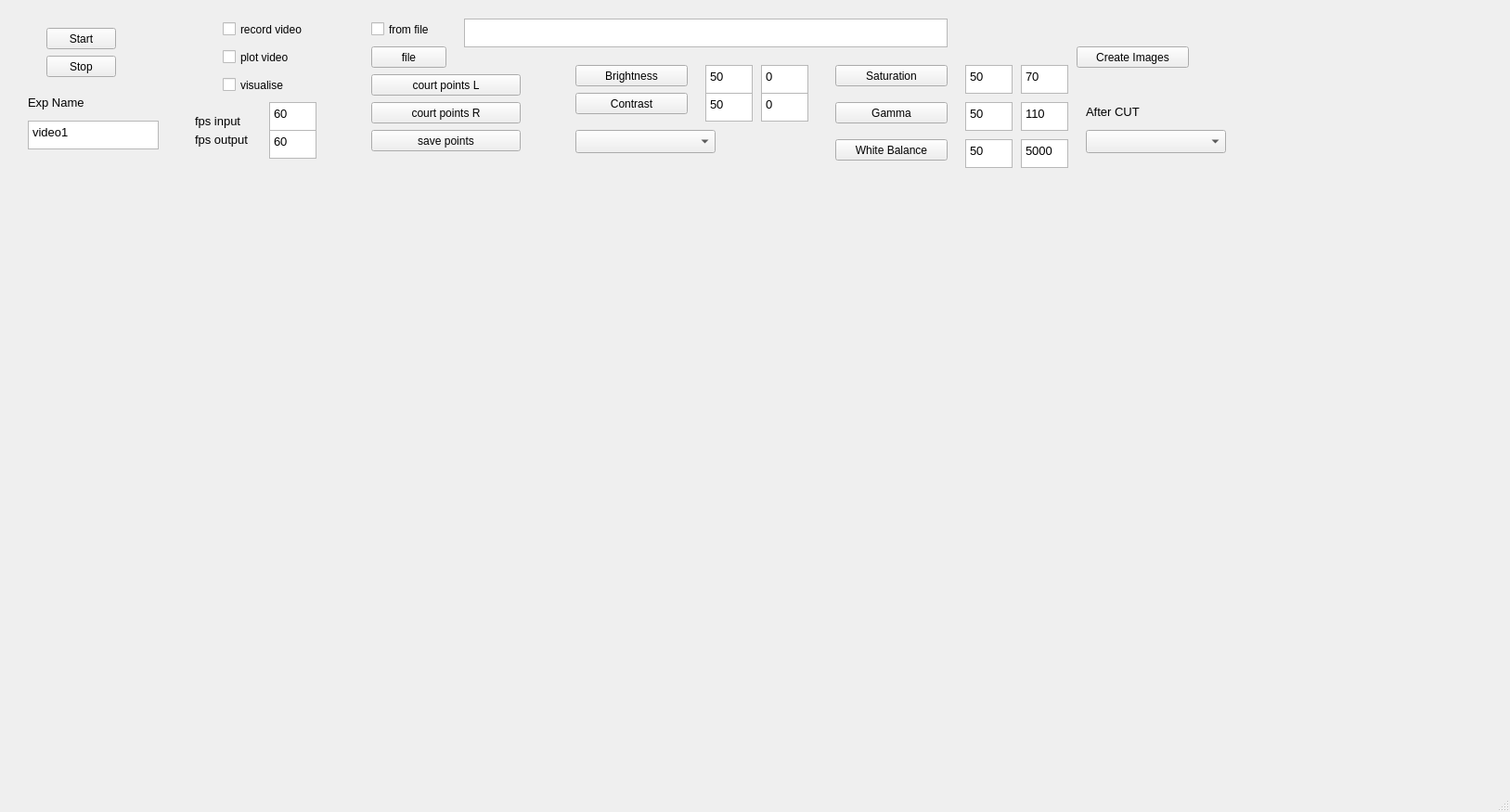
<?xml version="1.0" encoding="UTF-8"?>
<ui version="4.0">
 <class>MainWindow</class>
 <widget class="QMainWindow" name="MainWindow">
  <property name="geometry">
   <rect>
    <x>0</x>
    <y>0</y>
    <width>1627</width>
    <height>875</height>
   </rect>
  </property>
  <property name="windowTitle">
   <string>MainWindow</string>
  </property>
  <widget class="QWidget" name="centralwidget">
   <widget class="QPushButton" name="start_pushButton">
    <property name="geometry">
     <rect>
      <x>50</x>
      <y>30</y>
      <width>75</width>
      <height>23</height>
     </rect>
    </property>
    <property name="text">
     <string>Start</string>
    </property>
   </widget>
   <widget class="QPushButton" name="stop_pushButton">
    <property name="geometry">
     <rect>
      <x>50</x>
      <y>60</y>
      <width>75</width>
      <height>23</height>
     </rect>
    </property>
    <property name="text">
     <string>Stop</string>
    </property>
   </widget>
   <widget class="QTextEdit" name="fps_textEdit">
    <property name="geometry">
     <rect>
      <x>290</x>
      <y>110</y>
      <width>51</width>
      <height>31</height>
     </rect>
    </property>
    <property name="font">
     <font>
      <pointsize>10</pointsize>
     </font>
    </property>
    <property name="html">
     <string>&lt;!DOCTYPE HTML PUBLIC &quot;-//W3C//DTD HTML 4.0//EN&quot; &quot;http://www.w3.org/TR/REC-html40/strict.dtd&quot;&gt;
&lt;html&gt;&lt;head&gt;&lt;meta name=&quot;qrichtext&quot; content=&quot;1&quot; /&gt;&lt;style type=&quot;text/css&quot;&gt;
p, li { white-space: pre-wrap; }
&lt;/style&gt;&lt;/head&gt;&lt;body style=&quot; font-family:'Ubuntu'; font-size:10pt; font-weight:400; font-style:normal;&quot;&gt;
&lt;p style=&quot; margin-top:0px; margin-bottom:0px; margin-left:0px; margin-right:0px; -qt-block-indent:0; text-indent:0px;&quot;&gt;&lt;span style=&quot; font-family:'MS Shell Dlg 2';&quot;&gt;60&lt;/span&gt;&lt;/p&gt;&lt;/body&gt;&lt;/html&gt;</string>
    </property>
   </widget>
   <widget class="QLabel" name="label_11">
    <property name="geometry">
     <rect>
      <x>210</x>
      <y>120</y>
      <width>61</width>
      <height>20</height>
     </rect>
    </property>
    <property name="font">
     <font>
      <pointsize>10</pointsize>
     </font>
    </property>
    <property name="text">
     <string>fps input</string>
    </property>
   </widget>
   <widget class="QTextEdit" name="fps_repetition_textEdit">
    <property name="geometry">
     <rect>
      <x>290</x>
      <y>140</y>
      <width>51</width>
      <height>31</height>
     </rect>
    </property>
    <property name="font">
     <font>
      <pointsize>10</pointsize>
     </font>
    </property>
    <property name="html">
     <string>&lt;!DOCTYPE HTML PUBLIC &quot;-//W3C//DTD HTML 4.0//EN&quot; &quot;http://www.w3.org/TR/REC-html40/strict.dtd&quot;&gt;
&lt;html&gt;&lt;head&gt;&lt;meta name=&quot;qrichtext&quot; content=&quot;1&quot; /&gt;&lt;style type=&quot;text/css&quot;&gt;
p, li { white-space: pre-wrap; }
&lt;/style&gt;&lt;/head&gt;&lt;body style=&quot; font-family:'Ubuntu'; font-size:10pt; font-weight:400; font-style:normal;&quot;&gt;
&lt;p style=&quot; margin-top:0px; margin-bottom:0px; margin-left:0px; margin-right:0px; -qt-block-indent:0; text-indent:0px;&quot;&gt;&lt;span style=&quot; font-family:'MS Shell Dlg 2';&quot;&gt;60&lt;/span&gt;&lt;/p&gt;&lt;/body&gt;&lt;/html&gt;</string>
    </property>
   </widget>
   <widget class="QLabel" name="label_13">
    <property name="geometry">
     <rect>
      <x>210</x>
      <y>140</y>
      <width>101</width>
      <height>20</height>
     </rect>
    </property>
    <property name="font">
     <font>
      <pointsize>10</pointsize>
     </font>
    </property>
    <property name="text">
     <string>fps output</string>
    </property>
   </widget>
   <widget class="QLabel" name="initFrame_label">
    <property name="geometry">
     <rect>
      <x>10</x>
      <y>190</y>
      <width>721</width>
      <height>611</height>
     </rect>
    </property>
    <property name="autoFillBackground">
     <bool>true</bool>
    </property>
    <property name="text">
     <string/>
    </property>
   </widget>
   <widget class="QCheckBox" name="checkBox_record_video">
    <property name="geometry">
     <rect>
      <x>240</x>
      <y>20</y>
      <width>131</width>
      <height>23</height>
     </rect>
    </property>
    <property name="text">
     <string>record video</string>
    </property>
   </widget>
   <widget class="QCheckBox" name="checkBox_plot_video">
    <property name="geometry">
     <rect>
      <x>240</x>
      <y>50</y>
      <width>131</width>
      <height>23</height>
     </rect>
    </property>
    <property name="text">
     <string>plot video</string>
    </property>
   </widget>
   <widget class="QPushButton" name="brightness_pushButton">
    <property name="geometry">
     <rect>
      <x>620</x>
      <y>70</y>
      <width>121</width>
      <height>23</height>
     </rect>
    </property>
    <property name="text">
     <string>Brightness</string>
    </property>
   </widget>
   <widget class="QTextEdit" name="brightness_textEdit">
    <property name="geometry">
     <rect>
      <x>760</x>
      <y>70</y>
      <width>51</width>
      <height>31</height>
     </rect>
    </property>
    <property name="font">
     <font>
      <pointsize>10</pointsize>
     </font>
    </property>
    <property name="html">
     <string>&lt;!DOCTYPE HTML PUBLIC &quot;-//W3C//DTD HTML 4.0//EN&quot; &quot;http://www.w3.org/TR/REC-html40/strict.dtd&quot;&gt;
&lt;html&gt;&lt;head&gt;&lt;meta name=&quot;qrichtext&quot; content=&quot;1&quot; /&gt;&lt;style type=&quot;text/css&quot;&gt;
p, li { white-space: pre-wrap; }
&lt;/style&gt;&lt;/head&gt;&lt;body style=&quot; font-family:'Ubuntu'; font-size:10pt; font-weight:400; font-style:normal;&quot;&gt;
&lt;p style=&quot; margin-top:0px; margin-bottom:0px; margin-left:0px; margin-right:0px; -qt-block-indent:0; text-indent:0px;&quot;&gt;&lt;span style=&quot; font-family:'MS Shell Dlg 2';&quot;&gt;50&lt;/span&gt;&lt;/p&gt;&lt;/body&gt;&lt;/html&gt;</string>
    </property>
   </widget>
   <widget class="QPushButton" name="contrast_pushButton">
    <property name="geometry">
     <rect>
      <x>620</x>
      <y>100</y>
      <width>121</width>
      <height>23</height>
     </rect>
    </property>
    <property name="text">
     <string>Contrast</string>
    </property>
   </widget>
   <widget class="QTextEdit" name="contrast_textEdit">
    <property name="geometry">
     <rect>
      <x>760</x>
      <y>100</y>
      <width>51</width>
      <height>31</height>
     </rect>
    </property>
    <property name="font">
     <font>
      <pointsize>10</pointsize>
     </font>
    </property>
    <property name="html">
     <string>&lt;!DOCTYPE HTML PUBLIC &quot;-//W3C//DTD HTML 4.0//EN&quot; &quot;http://www.w3.org/TR/REC-html40/strict.dtd&quot;&gt;
&lt;html&gt;&lt;head&gt;&lt;meta name=&quot;qrichtext&quot; content=&quot;1&quot; /&gt;&lt;style type=&quot;text/css&quot;&gt;
p, li { white-space: pre-wrap; }
&lt;/style&gt;&lt;/head&gt;&lt;body style=&quot; font-family:'Ubuntu'; font-size:10pt; font-weight:400; font-style:normal;&quot;&gt;
&lt;p style=&quot; margin-top:0px; margin-bottom:0px; margin-left:0px; margin-right:0px; -qt-block-indent:0; text-indent:0px;&quot;&gt;&lt;span style=&quot; font-family:'MS Shell Dlg 2';&quot;&gt;50&lt;/span&gt;&lt;/p&gt;&lt;/body&gt;&lt;/html&gt;</string>
    </property>
   </widget>
   <widget class="QLabel" name="initFrame2_label">
    <property name="geometry">
     <rect>
      <x>760</x>
      <y>190</y>
      <width>851</width>
      <height>621</height>
     </rect>
    </property>
    <property name="autoFillBackground">
     <bool>true</bool>
    </property>
    <property name="text">
     <string/>
    </property>
   </widget>
   <widget class="QTextEdit" name="folder_name_textEdit">
    <property name="geometry">
     <rect>
      <x>500</x>
      <y>20</y>
      <width>521</width>
      <height>31</height>
     </rect>
    </property>
    <property name="font">
     <font>
      <pointsize>10</pointsize>
     </font>
    </property>
    <property name="html">
     <string>&lt;!DOCTYPE HTML PUBLIC &quot;-//W3C//DTD HTML 4.0//EN&quot; &quot;http://www.w3.org/TR/REC-html40/strict.dtd&quot;&gt;
&lt;html&gt;&lt;head&gt;&lt;meta name=&quot;qrichtext&quot; content=&quot;1&quot; /&gt;&lt;style type=&quot;text/css&quot;&gt;
p, li { white-space: pre-wrap; }
&lt;/style&gt;&lt;/head&gt;&lt;body style=&quot; font-family:'Ubuntu'; font-size:10pt; font-weight:400; font-style:normal;&quot;&gt;
&lt;p style=&quot;-qt-paragraph-type:empty; margin-top:0px; margin-bottom:0px; margin-left:0px; margin-right:0px; -qt-block-indent:0; text-indent:0px;&quot;&gt;&lt;br /&gt;&lt;/p&gt;&lt;/body&gt;&lt;/html&gt;</string>
    </property>
   </widget>
   <widget class="QCheckBox" name="checkBox_visualise">
    <property name="geometry">
     <rect>
      <x>240</x>
      <y>80</y>
      <width>131</width>
      <height>23</height>
     </rect>
    </property>
    <property name="text">
     <string>visualise</string>
    </property>
   </widget>
   <widget class="QCheckBox" name="checkBox_from_file">
    <property name="geometry">
     <rect>
      <x>400</x>
      <y>20</y>
      <width>131</width>
      <height>23</height>
     </rect>
    </property>
    <property name="text">
     <string>from file</string>
    </property>
   </widget>
   <widget class="QTextEdit" name="exp_name_textEdit">
    <property name="geometry">
     <rect>
      <x>30</x>
      <y>130</y>
      <width>141</width>
      <height>31</height>
     </rect>
    </property>
    <property name="font">
     <font>
      <pointsize>10</pointsize>
     </font>
    </property>
    <property name="html">
     <string>&lt;!DOCTYPE HTML PUBLIC &quot;-//W3C//DTD HTML 4.0//EN&quot; &quot;http://www.w3.org/TR/REC-html40/strict.dtd&quot;&gt;
&lt;html&gt;&lt;head&gt;&lt;meta name=&quot;qrichtext&quot; content=&quot;1&quot; /&gt;&lt;style type=&quot;text/css&quot;&gt;
p, li { white-space: pre-wrap; }
&lt;/style&gt;&lt;/head&gt;&lt;body style=&quot; font-family:'Ubuntu'; font-size:10pt; font-weight:400; font-style:normal;&quot;&gt;
&lt;p style=&quot; margin-top:0px; margin-bottom:0px; margin-left:0px; margin-right:0px; -qt-block-indent:0; text-indent:0px;&quot;&gt;video1&lt;/p&gt;&lt;/body&gt;&lt;/html&gt;</string>
    </property>
   </widget>
   <widget class="QLabel" name="label_12">
    <property name="geometry">
     <rect>
      <x>30</x>
      <y>100</y>
      <width>121</width>
      <height>20</height>
     </rect>
    </property>
    <property name="font">
     <font>
      <pointsize>10</pointsize>
     </font>
    </property>
    <property name="text">
     <string>Exp Name</string>
    </property>
   </widget>
   <widget class="QPushButton" name="create_images_pushButton">
    <property name="geometry">
     <rect>
      <x>1160</x>
      <y>50</y>
      <width>121</width>
      <height>23</height>
     </rect>
    </property>
    <property name="text">
     <string>Create Images</string>
    </property>
   </widget>
   <widget class="QTextEdit" name="saturation_textEdit">
    <property name="geometry">
     <rect>
      <x>1040</x>
      <y>70</y>
      <width>51</width>
      <height>31</height>
     </rect>
    </property>
    <property name="font">
     <font>
      <pointsize>10</pointsize>
     </font>
    </property>
    <property name="html">
     <string>&lt;!DOCTYPE HTML PUBLIC &quot;-//W3C//DTD HTML 4.0//EN&quot; &quot;http://www.w3.org/TR/REC-html40/strict.dtd&quot;&gt;
&lt;html&gt;&lt;head&gt;&lt;meta name=&quot;qrichtext&quot; content=&quot;1&quot; /&gt;&lt;style type=&quot;text/css&quot;&gt;
p, li { white-space: pre-wrap; }
&lt;/style&gt;&lt;/head&gt;&lt;body style=&quot; font-family:'Ubuntu'; font-size:10pt; font-weight:400; font-style:normal;&quot;&gt;
&lt;p style=&quot; margin-top:0px; margin-bottom:0px; margin-left:0px; margin-right:0px; -qt-block-indent:0; text-indent:0px;&quot;&gt;&lt;span style=&quot; font-family:'MS Shell Dlg 2';&quot;&gt;50&lt;/span&gt;&lt;/p&gt;&lt;/body&gt;&lt;/html&gt;</string>
    </property>
   </widget>
   <widget class="QPushButton" name="saturation_pushButton">
    <property name="geometry">
     <rect>
      <x>900</x>
      <y>70</y>
      <width>121</width>
      <height>23</height>
     </rect>
    </property>
    <property name="text">
     <string>Saturation</string>
    </property>
   </widget>
   <widget class="QTextEdit" name="contrast_textEdit_3">
    <property name="geometry">
     <rect>
      <x>1100</x>
      <y>70</y>
      <width>51</width>
      <height>31</height>
     </rect>
    </property>
    <property name="font">
     <font>
      <pointsize>10</pointsize>
     </font>
    </property>
    <property name="html">
     <string>&lt;!DOCTYPE HTML PUBLIC &quot;-//W3C//DTD HTML 4.0//EN&quot; &quot;http://www.w3.org/TR/REC-html40/strict.dtd&quot;&gt;
&lt;html&gt;&lt;head&gt;&lt;meta name=&quot;qrichtext&quot; content=&quot;1&quot; /&gt;&lt;style type=&quot;text/css&quot;&gt;
p, li { white-space: pre-wrap; }
&lt;/style&gt;&lt;/head&gt;&lt;body style=&quot; font-family:'Ubuntu'; font-size:10pt; font-weight:400; font-style:normal;&quot;&gt;
&lt;p style=&quot; margin-top:0px; margin-bottom:0px; margin-left:0px; margin-right:0px; -qt-block-indent:0; text-indent:0px;&quot;&gt;&lt;span style=&quot; font-family:'MS Shell Dlg 2';&quot;&gt;70&lt;/span&gt;&lt;/p&gt;&lt;/body&gt;&lt;/html&gt;</string>
    </property>
   </widget>
   <widget class="QTextEdit" name="contrast_textEdit_4">
    <property name="geometry">
     <rect>
      <x>1100</x>
      <y>110</y>
      <width>51</width>
      <height>31</height>
     </rect>
    </property>
    <property name="font">
     <font>
      <pointsize>10</pointsize>
     </font>
    </property>
    <property name="html">
     <string>&lt;!DOCTYPE HTML PUBLIC &quot;-//W3C//DTD HTML 4.0//EN&quot; &quot;http://www.w3.org/TR/REC-html40/strict.dtd&quot;&gt;
&lt;html&gt;&lt;head&gt;&lt;meta name=&quot;qrichtext&quot; content=&quot;1&quot; /&gt;&lt;style type=&quot;text/css&quot;&gt;
p, li { white-space: pre-wrap; }
&lt;/style&gt;&lt;/head&gt;&lt;body style=&quot; font-family:'Ubuntu'; font-size:10pt; font-weight:400; font-style:normal;&quot;&gt;
&lt;p style=&quot; margin-top:0px; margin-bottom:0px; margin-left:0px; margin-right:0px; -qt-block-indent:0; text-indent:0px;&quot;&gt;&lt;span style=&quot; font-family:'MS Shell Dlg 2';&quot;&gt;110&lt;/span&gt;&lt;/p&gt;&lt;/body&gt;&lt;/html&gt;</string>
    </property>
   </widget>
   <widget class="QTextEdit" name="gamma_textEdit">
    <property name="geometry">
     <rect>
      <x>1040</x>
      <y>110</y>
      <width>51</width>
      <height>31</height>
     </rect>
    </property>
    <property name="font">
     <font>
      <pointsize>10</pointsize>
     </font>
    </property>
    <property name="html">
     <string>&lt;!DOCTYPE HTML PUBLIC &quot;-//W3C//DTD HTML 4.0//EN&quot; &quot;http://www.w3.org/TR/REC-html40/strict.dtd&quot;&gt;
&lt;html&gt;&lt;head&gt;&lt;meta name=&quot;qrichtext&quot; content=&quot;1&quot; /&gt;&lt;style type=&quot;text/css&quot;&gt;
p, li { white-space: pre-wrap; }
&lt;/style&gt;&lt;/head&gt;&lt;body style=&quot; font-family:'Ubuntu'; font-size:10pt; font-weight:400; font-style:normal;&quot;&gt;
&lt;p style=&quot; margin-top:0px; margin-bottom:0px; margin-left:0px; margin-right:0px; -qt-block-indent:0; text-indent:0px;&quot;&gt;&lt;span style=&quot; font-family:'MS Shell Dlg 2';&quot;&gt;50&lt;/span&gt;&lt;/p&gt;&lt;/body&gt;&lt;/html&gt;</string>
    </property>
   </widget>
   <widget class="QPushButton" name="gamma_pushButton">
    <property name="geometry">
     <rect>
      <x>900</x>
      <y>110</y>
      <width>121</width>
      <height>23</height>
     </rect>
    </property>
    <property name="text">
     <string>Gamma</string>
    </property>
   </widget>
   <widget class="QPushButton" name="white_balance_pushButton">
    <property name="geometry">
     <rect>
      <x>900</x>
      <y>150</y>
      <width>121</width>
      <height>23</height>
     </rect>
    </property>
    <property name="text">
     <string>White Balance</string>
    </property>
   </widget>
   <widget class="QTextEdit" name="white_balance_textEdit">
    <property name="geometry">
     <rect>
      <x>1040</x>
      <y>150</y>
      <width>51</width>
      <height>31</height>
     </rect>
    </property>
    <property name="font">
     <font>
      <pointsize>10</pointsize>
     </font>
    </property>
    <property name="html">
     <string>&lt;!DOCTYPE HTML PUBLIC &quot;-//W3C//DTD HTML 4.0//EN&quot; &quot;http://www.w3.org/TR/REC-html40/strict.dtd&quot;&gt;
&lt;html&gt;&lt;head&gt;&lt;meta name=&quot;qrichtext&quot; content=&quot;1&quot; /&gt;&lt;style type=&quot;text/css&quot;&gt;
p, li { white-space: pre-wrap; }
&lt;/style&gt;&lt;/head&gt;&lt;body style=&quot; font-family:'Ubuntu'; font-size:10pt; font-weight:400; font-style:normal;&quot;&gt;
&lt;p style=&quot; margin-top:0px; margin-bottom:0px; margin-left:0px; margin-right:0px; -qt-block-indent:0; text-indent:0px;&quot;&gt;&lt;span style=&quot; font-family:'MS Shell Dlg 2';&quot;&gt;50&lt;/span&gt;&lt;/p&gt;&lt;/body&gt;&lt;/html&gt;</string>
    </property>
   </widget>
   <widget class="QTextEdit" name="gamma_textEdit_3">
    <property name="geometry">
     <rect>
      <x>1100</x>
      <y>150</y>
      <width>51</width>
      <height>31</height>
     </rect>
    </property>
    <property name="font">
     <font>
      <pointsize>10</pointsize>
     </font>
    </property>
    <property name="html">
     <string>&lt;!DOCTYPE HTML PUBLIC &quot;-//W3C//DTD HTML 4.0//EN&quot; &quot;http://www.w3.org/TR/REC-html40/strict.dtd&quot;&gt;
&lt;html&gt;&lt;head&gt;&lt;meta name=&quot;qrichtext&quot; content=&quot;1&quot; /&gt;&lt;style type=&quot;text/css&quot;&gt;
p, li { white-space: pre-wrap; }
&lt;/style&gt;&lt;/head&gt;&lt;body style=&quot; font-family:'Ubuntu'; font-size:10pt; font-weight:400; font-style:normal;&quot;&gt;
&lt;p style=&quot; margin-top:0px; margin-bottom:0px; margin-left:0px; margin-right:0px; -qt-block-indent:0; text-indent:0px;&quot;&gt;&lt;span style=&quot; font-family:'MS Shell Dlg 2';&quot;&gt;5000&lt;/span&gt;&lt;/p&gt;&lt;/body&gt;&lt;/html&gt;</string>
    </property>
   </widget>
   <widget class="QTextEdit" name="contrast_textEdit_2">
    <property name="geometry">
     <rect>
      <x>820</x>
      <y>100</y>
      <width>51</width>
      <height>31</height>
     </rect>
    </property>
    <property name="font">
     <font>
      <pointsize>10</pointsize>
     </font>
    </property>
    <property name="html">
     <string>&lt;!DOCTYPE HTML PUBLIC &quot;-//W3C//DTD HTML 4.0//EN&quot; &quot;http://www.w3.org/TR/REC-html40/strict.dtd&quot;&gt;
&lt;html&gt;&lt;head&gt;&lt;meta name=&quot;qrichtext&quot; content=&quot;1&quot; /&gt;&lt;style type=&quot;text/css&quot;&gt;
p, li { white-space: pre-wrap; }
&lt;/style&gt;&lt;/head&gt;&lt;body style=&quot; font-family:'Ubuntu'; font-size:10pt; font-weight:400; font-style:normal;&quot;&gt;
&lt;p style=&quot; margin-top:0px; margin-bottom:0px; margin-left:0px; margin-right:0px; -qt-block-indent:0; text-indent:0px;&quot;&gt;&lt;span style=&quot; font-family:'MS Shell Dlg 2';&quot;&gt;0&lt;/span&gt;&lt;/p&gt;&lt;/body&gt;&lt;/html&gt;</string>
    </property>
   </widget>
   <widget class="QTextEdit" name="brightness_textEdit_2">
    <property name="geometry">
     <rect>
      <x>820</x>
      <y>70</y>
      <width>51</width>
      <height>31</height>
     </rect>
    </property>
    <property name="font">
     <font>
      <pointsize>10</pointsize>
     </font>
    </property>
    <property name="html">
     <string>&lt;!DOCTYPE HTML PUBLIC &quot;-//W3C//DTD HTML 4.0//EN&quot; &quot;http://www.w3.org/TR/REC-html40/strict.dtd&quot;&gt;
&lt;html&gt;&lt;head&gt;&lt;meta name=&quot;qrichtext&quot; content=&quot;1&quot; /&gt;&lt;style type=&quot;text/css&quot;&gt;
p, li { white-space: pre-wrap; }
&lt;/style&gt;&lt;/head&gt;&lt;body style=&quot; font-family:'Ubuntu'; font-size:10pt; font-weight:400; font-style:normal;&quot;&gt;
&lt;p style=&quot; margin-top:0px; margin-bottom:0px; margin-left:0px; margin-right:0px; -qt-block-indent:0; text-indent:0px;&quot;&gt;&lt;span style=&quot; font-family:'MS Shell Dlg 2';&quot;&gt;0&lt;/span&gt;&lt;/p&gt;&lt;/body&gt;&lt;/html&gt;</string>
    </property>
   </widget>
   <widget class="QPushButton" name="file_pushButton">
    <property name="geometry">
     <rect>
      <x>400</x>
      <y>50</y>
      <width>81</width>
      <height>23</height>
     </rect>
    </property>
    <property name="text">
     <string>file</string>
    </property>
   </widget>
   <widget class="QPushButton" name="court_points_L_pushButton">
    <property name="geometry">
     <rect>
      <x>400</x>
      <y>80</y>
      <width>161</width>
      <height>23</height>
     </rect>
    </property>
    <property name="text">
     <string>court points L</string>
    </property>
   </widget>
   <widget class="QPushButton" name="save_points_pushButton">
    <property name="geometry">
     <rect>
      <x>400</x>
      <y>140</y>
      <width>161</width>
      <height>23</height>
     </rect>
    </property>
    <property name="text">
     <string>save points</string>
    </property>
   </widget>
   <widget class="QPushButton" name="court_points_R_pushButton">
    <property name="geometry">
     <rect>
      <x>400</x>
      <y>110</y>
      <width>161</width>
      <height>23</height>
     </rect>
    </property>
    <property name="text">
     <string>court points R</string>
    </property>
   </widget>
   <widget class="QComboBox" name="img_size_comboBox">
    <property name="geometry">
     <rect>
      <x>620</x>
      <y>140</y>
      <width>151</width>
      <height>25</height>
     </rect>
    </property>
   </widget>
   <widget class="QComboBox" name="after_cut_comboBox">
    <property name="geometry">
     <rect>
      <x>1170</x>
      <y>140</y>
      <width>151</width>
      <height>25</height>
     </rect>
    </property>
   </widget>
   <widget class="QLabel" name="label_14">
    <property name="geometry">
     <rect>
      <x>1170</x>
      <y>110</y>
      <width>61</width>
      <height>20</height>
     </rect>
    </property>
    <property name="font">
     <font>
      <pointsize>10</pointsize>
     </font>
    </property>
    <property name="text">
     <string>After CUT</string>
    </property>
   </widget>
  </widget>
  <widget class="QMenuBar" name="menubar">
   <property name="geometry">
    <rect>
     <x>0</x>
     <y>0</y>
     <width>1627</width>
     <height>22</height>
    </rect>
   </property>
  </widget>
  <widget class="QStatusBar" name="statusbar"/>
 </widget>
 <resources/>
 <connections/>
</ui>
